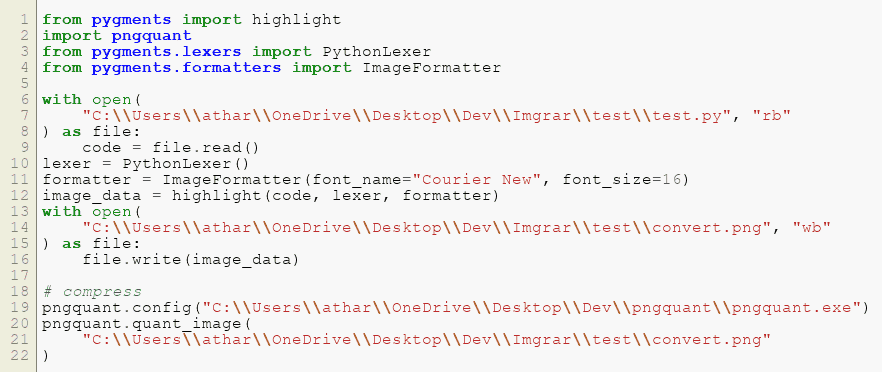
#> input picture test/convert.png, 882 x 372 px, found by its file name
$ python deconvert.py
#> lines starting #> are read from the running program, lines starting #| are printed output that depends on the picture
import pytesseract
from PIL import Image


pytesseract.pytesseract.tesseract_cmd = (
    "C:\\Users\\athar\\AppData\\Local\\Programs\\Tesseract-OCR\\tesseract.exe"
)
img = Image.open("C:\\Users\\athar\\OneDrive\\Desktop\\Dev\\Imgrar\\test\\convert.png")
#> img is the input picture: PIL image 882x372 P; mean R, G, B 240.7, 239.1, 238.6
img = img.convert("L")
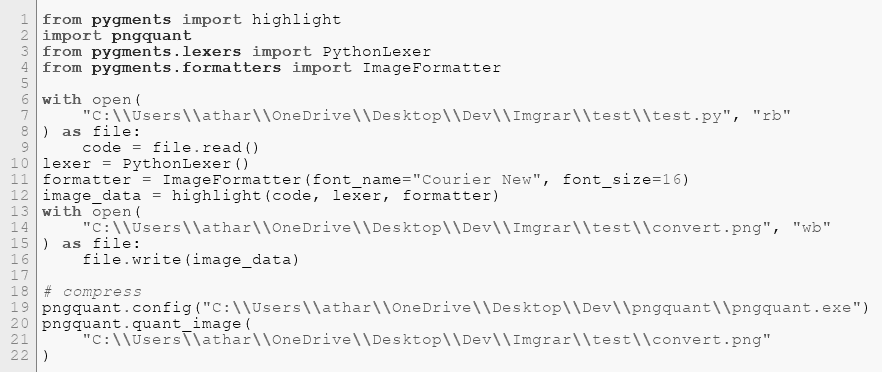
#> img: PIL image 882x372 L; min 3, max 248, mean 239.5
#> (the run stopped early here; a loop or call above may not have finished)
